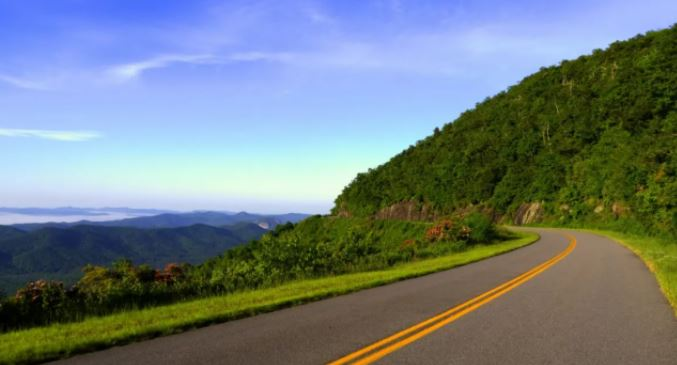
#> input picture OpenCV/Code/7_Other Picture Test/4_WaterShed/picture.jpg, 677 x 365 px
$ python water_shed.py
#> lines starting #> are read from the running program, lines starting #| are printed output that depends on the picture; after the words box and inside, x2 and y2 are one past the last pixel; in counts of white or black regions, pixels touching at a corner belong together
import cv2
import numpy as np

img = cv2.imread('picture.jpg')
#> img is the input picture: shape (365, 677, 3); mean B, G, R 128.9, 126.6, 113.8
gray = cv2.cvtColor(img, cv2.COLOR_BGR2GRAY)
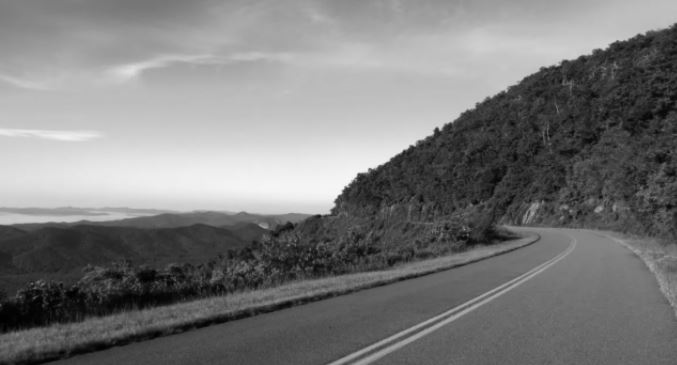
#> gray: shape (365, 677); min 0, max 250, mean 123
# 第一步：OTSU二值化
res, binary = cv2.threshold(gray, 0, 255, cv2.THRESH_BINARY+cv2.THRESH_OTSU)
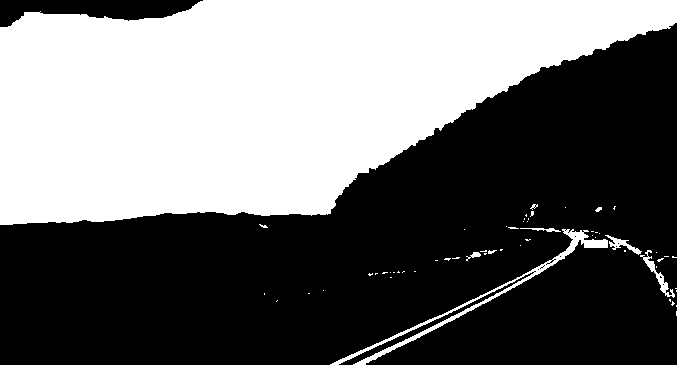
#> binary: shape (365, 677); 42.8% white; 59 white regions (50 under 20 px), largest, box (x1, y1, x2, y2) and area: (0, 0, 677, 225) 102785, (330, 229, 608, 365) 2101, (640, 250, 675, 298) 304
#> res = 131
# 第二步：图像进行开运算去除白噪声
kernel = cv2.getStructuringElement(cv2.MORPH_ELLIPSE, (5, 5))
binary = cv2.morphologyEx(binary, cv2.MORPH_OPEN, kernel)
#> binary: shape (365, 677); 42.1% white; 13 white regions (1 under 20 px), largest, box (x1, y1, x2, y2) and area: (0, 0, 677, 225) 102737, (355, 322, 443, 365) 410, (560, 231, 586, 257) 259
# 第三步：图像距离变换
dist_transform = cv2.distanceTransform(binary, cv2.DIST_L1, 5)
# 二值化距离图像
res, sure_fg = cv2.threshold(
    dist_transform, 0.7 * (dist_transform.max()), 255, 0)
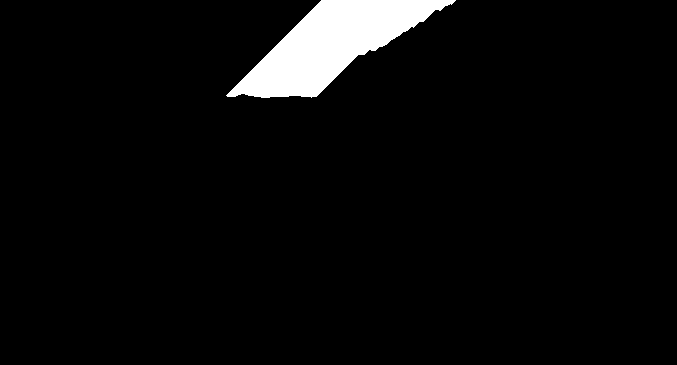
#> sure_fg: shape (365, 677) float32; 4.2% white; 1 white region, box (x1, y1, x2, y2) and area: (226, 0, 456, 98) 10310
#> res = 118.3
# 第四步：图像腐蚀并寻找不确定区
sure_bg = cv2.dilate(binary, kernel, iterations=3)
#> sure_bg: shape (365, 677); 45.9% white; 4 white regions, box (x1, y1, x2, y2) and area: (0, 0, 677, 231) 108449, (550, 225, 674, 298) 2762, (326, 310, 461, 365) 2004, (467, 246, 486, 263) 243
sure_fg = np.uint8(sure_fg)
unknown = cv2.subtract(sure_bg, sure_fg)
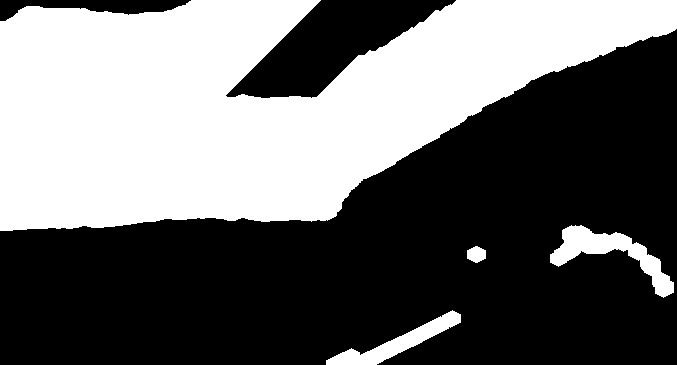
#> unknown: shape (365, 677); 41.7% white; 4 white regions, box (x1, y1, x2, y2) and area: (0, 0, 677, 231) 98139, (550, 225, 674, 298) 2762, (326, 310, 461, 365) 2004, (467, 246, 486, 263) 243
# 第五步：标记
ret, marker = cv2.connectedComponents(sure_fg)
#> ret = 2
# 加一使得前景图像标志为1
marker = marker + 1
# 不确定区标记
marker[unknown == 255] = 0
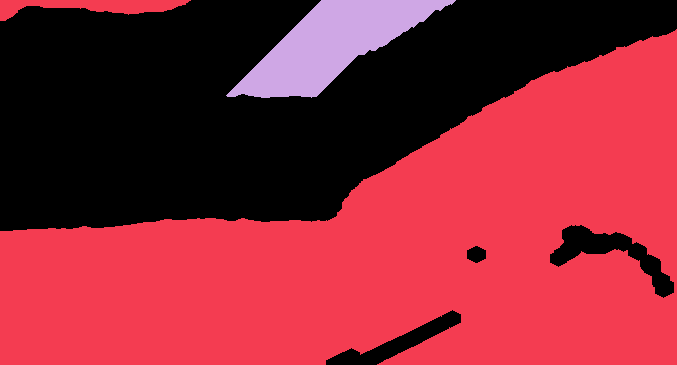
#> marker: shape (365, 677) int32; 3 distinct labels, from 0 to 2; one colour per label, 0 black
# 深蓝色为未知区域，其余为浅蓝色标记
# 第六步：分水岭算法，边界标记为-1
markers = cv2.watershed(img, marker)
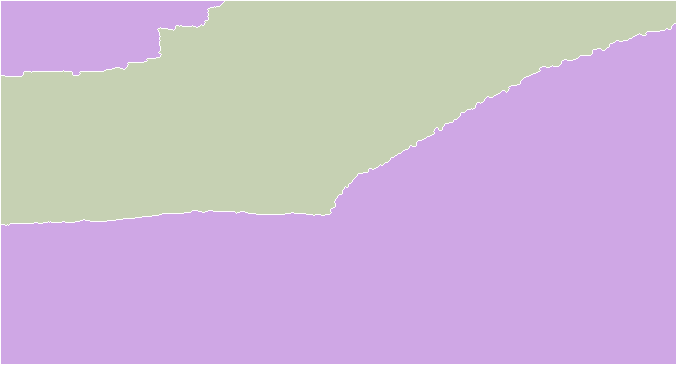
#> markers: shape (365, 677) int32; 3 distinct labels, from -1 to 2; one colour per label, 0 black, -1 white
img[markers == -1] = [255, 0, 0]
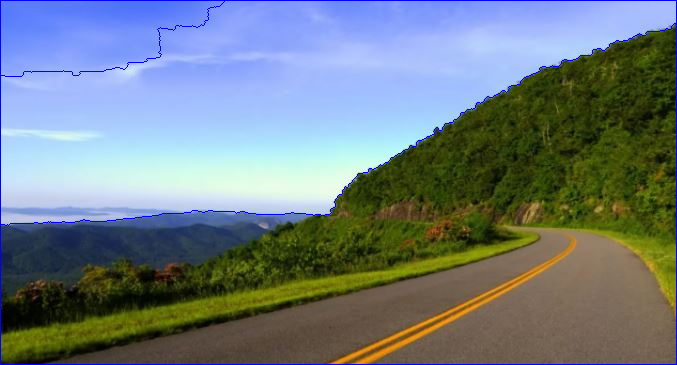
#> img: shape (365, 677, 3); 1.25% of pixels changed, all inside (x1, y1, x2, y2) = (0, 0, 677, 365)

cv2.imshow('res',img)
cv2.waitKey()
cv2.destroyAllWindows()
